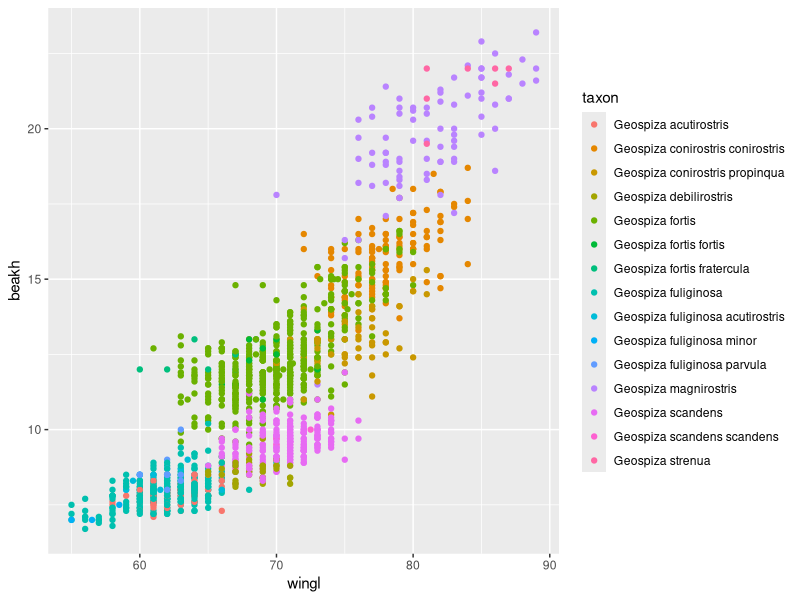
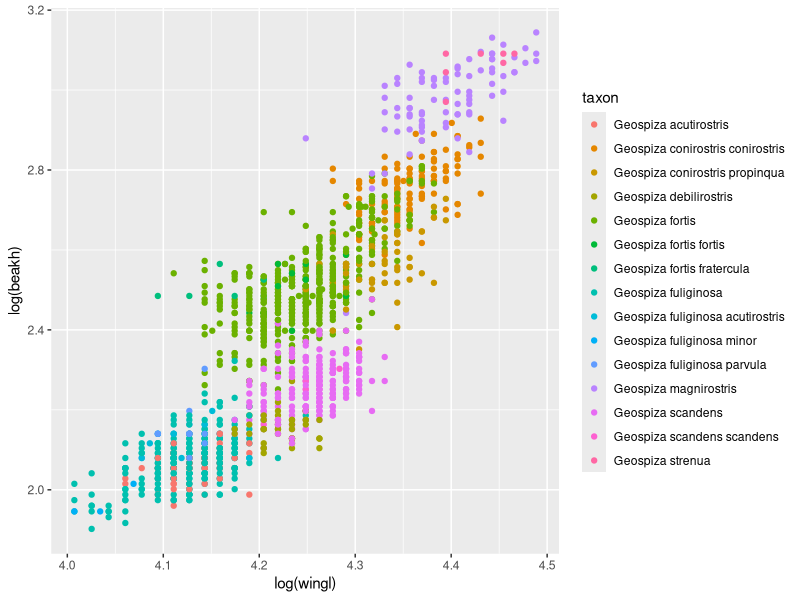
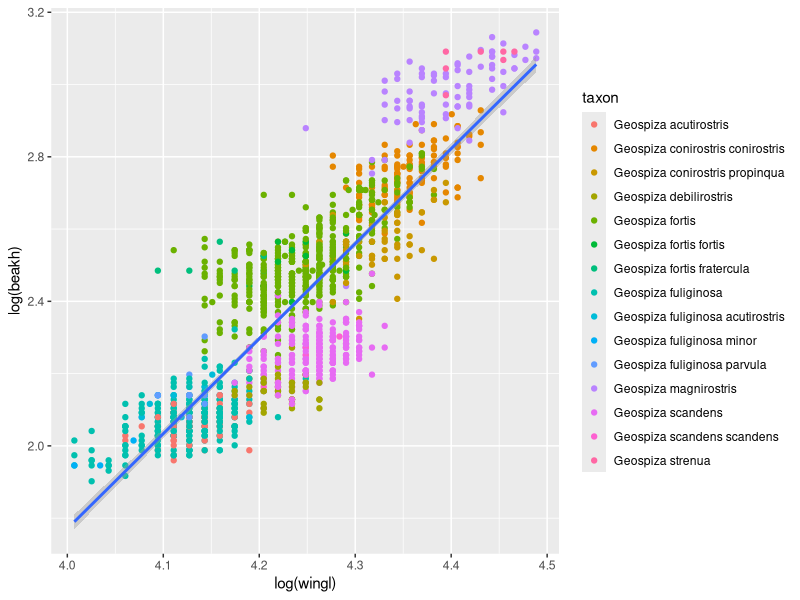
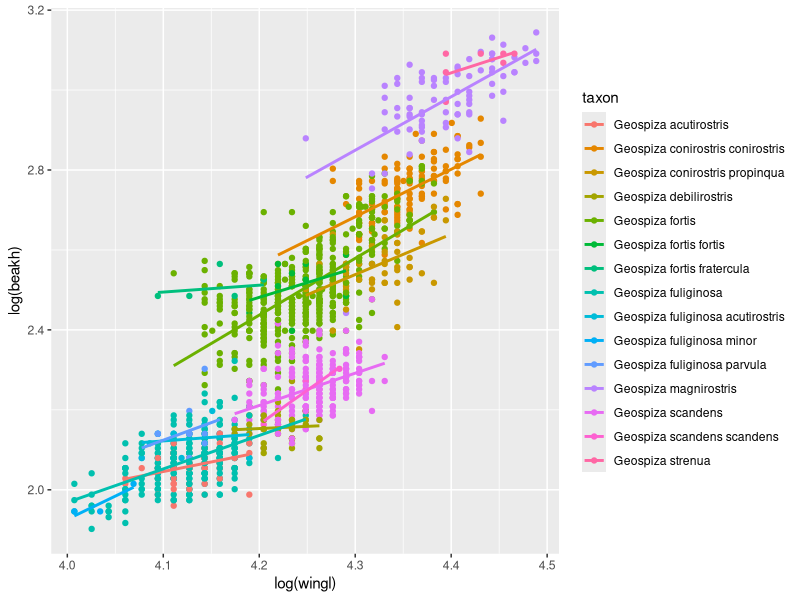
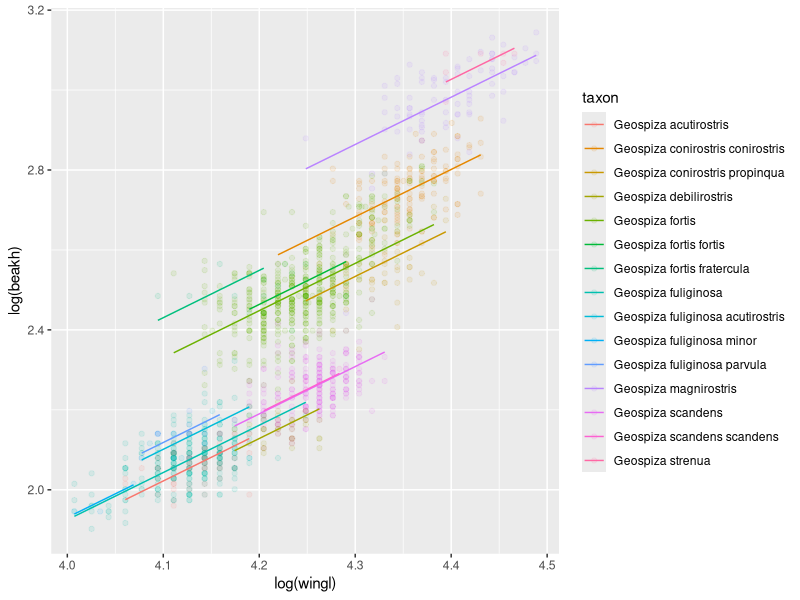
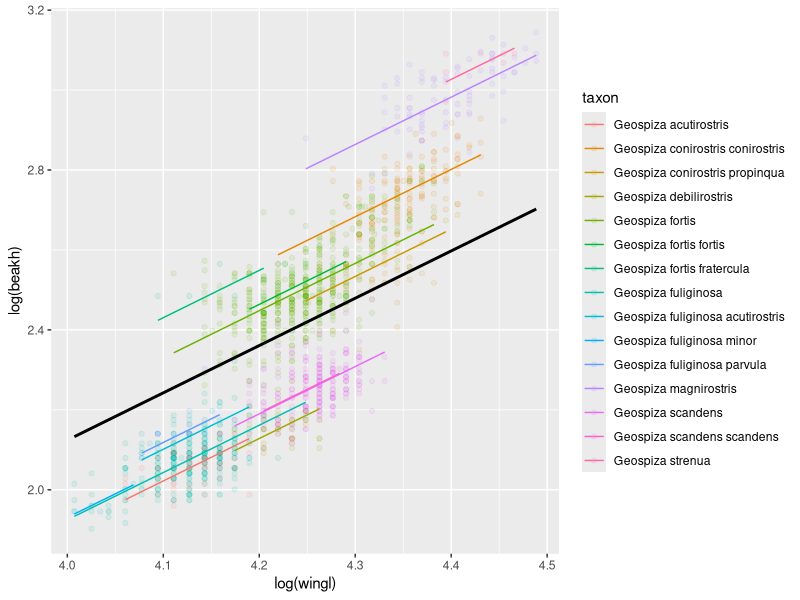
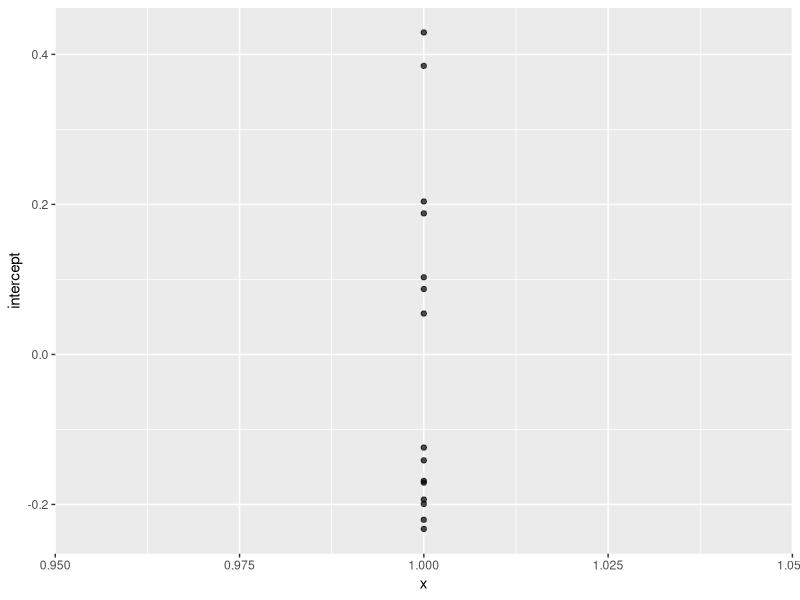

Source code (R) for these figures, in order:
## ---- chunk 1
library(tidyverse)
morph <- read.csv("data/raw/Morph_for_Sato.csv", stringsAsFactors = FALSE, 
  strip.white = TRUE)
names(morph) <- tolower(names(morph)) # make columns names lowercase
morph <- morph %>%
  select(islandid, taxonorig, genusl69, speciesl69, sex, wingl, beakh, ubeakl) %>%
  rename(taxon = taxonorig, genus = genusl69, species = speciesl69)
morph <- data.frame(na.omit(morph)) # remove all rows with any NAs to make this simple
morph <- filter(morph, genus == "Geospiza") %>% as_data_frame()
d <- morph
## ---- chunk 2
ggplot(d, aes(wingl, beakh, colour = taxon)) + geom_point()
## ---- chunk 3
ggplot(d, aes(
  log(wingl), log(beakh), colour = taxon)) + # exercise
  geom_point()
## ---- chunk 4
ggplot(d, aes(log(wingl), log(beakh))) +
  geom_point(aes(colour = taxon)) +
  geom_smooth(method = "lm") # method = [l]inear [m]odel
## ---- chunk 5
ggplot(d, aes(log(wingl), log(beakh), colour = taxon)) +
  geom_point() +
  geom_smooth(method = "lm", se = FALSE)
## ---- chunk 6
library(lme4)
## ---- chunk 7
m_lm <- lm(log(beakh) ~ log(wingl), data = d)
## ---- chunk 8
m_lmer <-  lmer(log(beakh) ~ log(wingl) + (1 | taxon), data = d)
## ---- chunk 9
d$predict_lmer <- predict(m_lmer)
## ---- chunk 10
ggplot(d, aes(log(wingl), log(beakh), colour = taxon)) +
  geom_point(alpha = 0.1) + # alpha = 0.1 make 10% opaque
  geom_line(aes(y = predict_lmer))
## ---- chunk 11
d$predict_lmer_population <- predict(m_lmer, re.form = NA)
## ---- chunk 12
ggplot(d, aes(log(wingl), log(beakh), colour = taxon)) +
  geom_point(alpha = 0.1) +
  geom_line(aes(y = predict_lmer)) +
  geom_line(aes(y = predict_lmer_population), colour = "black", size = 1) 
## ---- chunk 13
ranef(m_lmer)
## ---- chunk 14
ranef(m_lmer)$taxon[, 1] # exercise
## ---- chunk 15
 # row.names(.) means the row names of the data frame:
re <- ranef(m_lmer)$taxon %>% mutate(taxon = row.names(.)) %>% 
  rename(intercept = `(Intercept)`) # a nicer column name
ggplot(re, aes(x = 1, y = intercept)) + geom_point(alpha = 0.7)
## ---- chunk 16
mean(ranef(m_lmer)$taxon[, 1])
## ---- chunk 17
fixef(m_lmer)
fixef(m_lmer)[[1]]
fixef(m_lmer)[[2]]
## ---- chunk 18
fixef(m_lmer)[[1]] + ranef(m_lmer)$taxon
## ---- chunk 19
coef(m_lmer)
## ---- chunk 20
summary(m_lmer)
## ---- chunk 21
arm::display(m_lmer)
## ---- chunk 22
(slope <- fixef(m_lmer)[[2]] %>% round(1))
